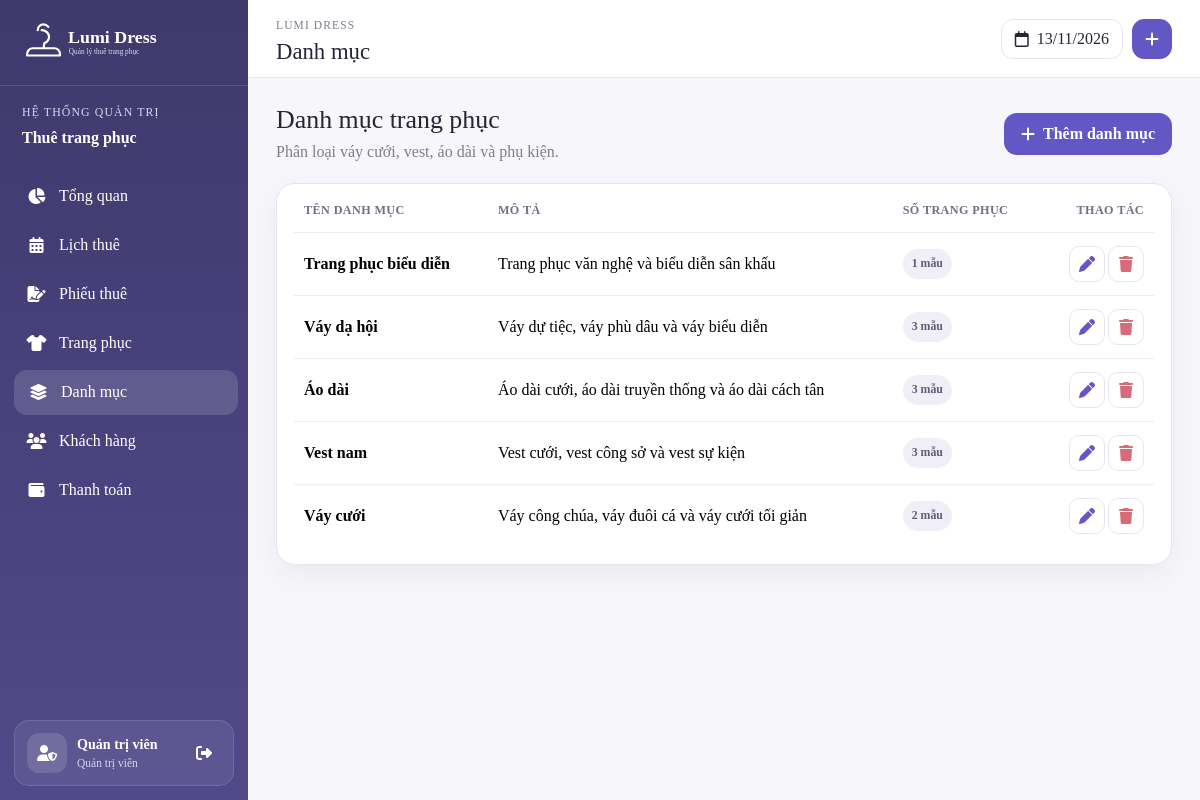
The app's page /admin/categories.php (signed in) with its own data.
### tables this page shows
CREATE TABLE `categories` (
  `id` int(11) NOT NULL,
  `name` varchar(100) NOT NULL,
  `description` varchar(500) DEFAULT NULL,
  `created_at` datetime NOT NULL DEFAULT current_timestamp(),
  `updated_at` datetime NOT NULL DEFAULT current_timestamp()
);

### admin/categories.php (the view, shortened to what this page needs)
<?php
include 'header.php';
$data=$conn->query("SELECT c.*,COUNT(co.id) total_costumes FROM categories c LEFT JOIN costumes co ON co.category_id=c.id GROUP BY c.id ORDER BY c.id DESC");
?>
<div class="page-head"><div><h2>Danh mục trang phục</h2><p>Phân loại váy cưới, vest, áo dài và phụ kiện.</p></div><button class="btn-primary-soft" data-bs-toggle="modal" data-bs-target="#categoryModal" onclick="openCategory()"><i class="fas fa-plus"></i>Thêm danh mục</button></div>
<section class="panel table-panel">
<div class="table-responsive"><table class="table align-middle"><thead><tr><th>Tên danh mục</th><th>Mô tả</th><th>Số trang phục</th><th class="text-end">Thao tác</th></tr></thead><tbody>
<?php if($data&&$data->num_rows):while($row=$data->fetch_assoc()):?>
<tr><td><strong><?= htmlspecialchars($row['name']) ?></strong></td><td><?= htmlspecialchars($row['description']?:'Chưa có mô tả') ?></td><td><span class="soft-badge"><?= number_format($row['total_costumes']) ?> mẫu</span></td><td class="text-end"><button class="icon-btn" onclick='openCategory(<?= json_encode($row,JSON_HEX_APOS|JSON_HEX_QUOT|JSON_UNESCAPED_UNICODE) ?>)'><i class="fas fa-pen"></i></button><button class="icon-btn danger" onclick="removeCategory(<?= $row['id'] ?>)"><i class="fas fa-trash"></i></button></td></tr>
<?php endwhile;else:?><tr><td colspan="4" class="empty">Chưa có danh mục.</td></tr><?php endif;?>
</tbody></table></div></section>
<?php include 'footer.php'; ?>

### assets/css/admin.css (style rules this page uses)
:root { --primary:#6257c5;--primary-dark:#443d75;--primary-soft:#f1effb;--ink:#252537;--muted:#7d7d91;--line:#e7e6ef;--surface:#ffffff;--page:#f7f7fb;--danger:#d66c7a;--success:#4ca97d;--warning:#e7a550;--blue:#4f9fe6;--shadow:0 10px 30px rgba(50,45,90,.07) }
* { box-sizing:border-box }
html,body { min-height:100% }
body { margin:0;background:var(--page);color:var(--ink);font-family:"Times New Roman",Times,serif;overflow-x:hidden }
button,input,select,textarea { font-family:inherit }
.page-head { margin-bottom:19px;display:flex;align-items:center;justify-content:space-between;gap:20px }
.page-head h2 { margin:0;font-size:1.62rem }
.page-head p { margin:5px 0 0;color:var(--muted) }
.btn-primary-soft { min-height:42px;padding:0 17px;border:0;border-radius:13px;display:inline-flex;align-items:center;justify-content:center;gap:8px;background:var(--primary);color:#fff!important;font-weight:700 }
.btn-primary-soft * { color:#fff!important }
.panel { border:1px solid var(--line);border-radius:19px;background:#fff;box-shadow:var(--shadow);overflow:hidden }
.table-panel { padding:4px 17px 17px }
.table { margin:0;color:var(--ink) }
.table>:not(caption)>*>* { padding:13px 10px;border-bottom-color:#ecebf2;vertical-align:middle }
.table thead th { font-size:.76rem;letter-spacing:.4px;text-transform:uppercase;color:#707086;white-space:nowrap }
.table tbody tr:last-child td { border-bottom:0 }
.icon-btn { width:36px;height:36px;margin-left:3px;border:1px solid var(--line);border-radius:10px;display:inline-grid;place-items:center;background:#fff;color:var(--primary) }
.icon-btn.danger { color:var(--danger) }
.soft-badge,.size-badge,.status,.payment,.payment-type { display:inline-flex;align-items:center;justify-content:center;padding:6px 9px;border-radius:999px;font-size:.74rem;font-weight:700;white-space:nowrap }
.soft-badge { background:#f0eff7;color:#625d78 }

### records on screen
categories: name "Trang phục biểu diễn", description "Trang phục văn nghệ và biểu diễn sân khấu", total_costumes "1"
categories: name "Váy dạ hội", description "Váy dự tiệc, váy phù dâu và váy biểu diễn", total_costumes "3"
categories: name "Áo dài", description "Áo dài cưới, áo dài truyền thống và áo dài cách tân", total_costumes "3"
categories: name "Vest nam", description "Vest cưới, vest công sở và vest sự kiện", total_costumes "3"
categories: name "Váy cưới", description "Váy công chúa, váy đuôi cá và váy cưới tối giản", total_costumes "2"

### other values on screen
$_SESSION['admin']['fullname'] "Quản trị viên"
$pageTitle "Danh mục"
